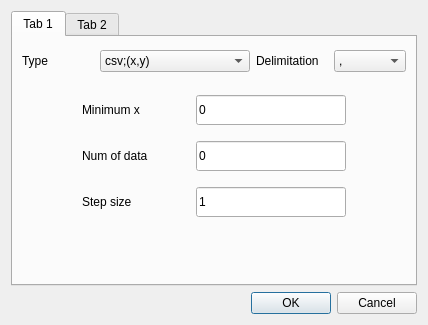
<?xml version="1.0" encoding="UTF-8"?>
<ui version="4.0">
 <class>Settings</class>
 <widget class="QDialog" name="Settings">
  <property name="geometry">
   <rect>
    <x>0</x>
    <y>0</y>
    <width>428</width>
    <height>325</height>
   </rect>
  </property>
  <property name="sizePolicy">
   <sizepolicy hsizetype="Fixed" vsizetype="Fixed">
    <horstretch>0</horstretch>
    <verstretch>0</verstretch>
   </sizepolicy>
  </property>
  <property name="windowTitle">
   <string>Dialog</string>
  </property>
  <layout class="QVBoxLayout" name="verticalLayout">
   <item>
    <widget class="QTabWidget" name="tabWidget">
     <property name="currentIndex">
      <number>0</number>
     </property>
     <widget class="QWidget" name="Data">
      <attribute name="title">
       <string>Tab 1</string>
      </attribute>
      <layout class="QVBoxLayout" name="verticalLayout_9">
       <item>
        <layout class="QVBoxLayout" name="verticalLayout_3">
         <item>
          <layout class="QHBoxLayout" name="horizontalLayout_4">
           <item>
            <widget class="QLabel" name="label_4">
             <property name="text">
              <string>Type</string>
             </property>
            </widget>
           </item>
           <item>
            <widget class="QComboBox" name="type">
             <property name="minimumSize">
              <size>
               <width>150</width>
               <height>20</height>
              </size>
             </property>
             <property name="toolTip">
              <string>data style of dataset</string>
             </property>
             <item>
              <property name="text">
               <string>csv;(x,y)</string>
              </property>
             </item>
             <item>
              <property name="text">
               <string>csv;(y)</string>
              </property>
             </item>
             <item>
              <property name="text">
               <string>txt;(x,y)</string>
              </property>
             </item>
             <item>
              <property name="text">
               <string>txt;(y)</string>
              </property>
             </item>
            </widget>
           </item>
           <item>
            <widget class="QLabel" name="label_5">
             <property name="minimumSize">
              <size>
               <width>0</width>
               <height>30</height>
              </size>
             </property>
             <property name="text">
              <string>Delimitation</string>
             </property>
            </widget>
           </item>
           <item>
            <widget class="QComboBox" name="delim">
             <property name="minimumSize">
              <size>
               <width>0</width>
               <height>20</height>
              </size>
             </property>
             <property name="toolTip">
              <string>only for txt; always '.' for csv </string>
             </property>
             <item>
              <property name="text">
               <string>,</string>
              </property>
             </item>
             <item>
              <property name="text">
               <string>/</string>
              </property>
             </item>
             <item>
              <property name="text">
               <string>\space</string>
              </property>
             </item>
             <item>
              <property name="text">
               <string>\tab</string>
              </property>
             </item>
            </widget>
           </item>
          </layout>
         </item>
         <item>
          <spacer name="verticalSpacer_3">
           <property name="orientation">
            <enum>Qt::Vertical</enum>
           </property>
           <property name="sizeHint" stdset="0">
            <size>
             <width>20</width>
             <height>13</height>
            </size>
           </property>
          </spacer>
         </item>
         <item>
          <layout class="QHBoxLayout" name="horizontalLayout_5">
           <item>
            <spacer name="horizontalSpacer_2">
             <property name="orientation">
              <enum>Qt::Horizontal</enum>
             </property>
             <property name="sizeHint" stdset="0">
              <size>
               <width>40</width>
               <height>20</height>
              </size>
             </property>
            </spacer>
           </item>
           <item>
            <layout class="QVBoxLayout" name="verticalLayout_2">
             <item>
              <layout class="QHBoxLayout" name="horizontalLayout">
               <item>
                <widget class="QLabel" name="label">
                 <property name="minimumSize">
                  <size>
                   <width>0</width>
                   <height>30</height>
                  </size>
                 </property>
                 <property name="text">
                  <string>Minimum x</string>
                 </property>
                </widget>
               </item>
               <item>
                <spacer name="horizontalSpacer_5">
                 <property name="orientation">
                  <enum>Qt::Horizontal</enum>
                 </property>
                 <property name="sizeHint" stdset="0">
                  <size>
                   <width>50</width>
                   <height>20</height>
                  </size>
                 </property>
                </spacer>
               </item>
               <item>
                <widget class="QLineEdit" name="startpoint">
                 <property name="minimumSize">
                  <size>
                   <width>150</width>
                   <height>30</height>
                  </size>
                 </property>
                 <property name="toolTip">
                  <string>the strart point of x axis; only for (y) data style</string>
                 </property>
                 <property name="text">
                  <string>0</string>
                 </property>
                </widget>
               </item>
              </layout>
             </item>
             <item>
              <spacer name="verticalSpacer">
               <property name="orientation">
                <enum>Qt::Vertical</enum>
               </property>
               <property name="sizeHint" stdset="0">
                <size>
                 <width>20</width>
                 <height>10</height>
                </size>
               </property>
              </spacer>
             </item>
             <item>
              <layout class="QHBoxLayout" name="horizontalLayout_2">
               <item>
                <widget class="QLabel" name="label_2">
                 <property name="minimumSize">
                  <size>
                   <width>0</width>
                   <height>30</height>
                  </size>
                 </property>
                 <property name="text">
                  <string>Num of data</string>
                 </property>
                </widget>
               </item>
               <item>
                <spacer name="horizontalSpacer_4">
                 <property name="orientation">
                  <enum>Qt::Horizontal</enum>
                 </property>
                 <property name="sizeHint" stdset="0">
                  <size>
                   <width>40</width>
                   <height>20</height>
                  </size>
                 </property>
                </spacer>
               </item>
               <item>
                <widget class="QLineEdit" name="numofdata">
                 <property name="minimumSize">
                  <size>
                   <width>150</width>
                   <height>30</height>
                  </size>
                 </property>
                 <property name="toolTip">
                  <string>optional, if default will automatically adjust to the first loaded dataset ;only for (y) data style</string>
                 </property>
                 <property name="text">
                  <string>0</string>
                 </property>
                </widget>
               </item>
              </layout>
             </item>
             <item>
              <spacer name="verticalSpacer_2">
               <property name="orientation">
                <enum>Qt::Vertical</enum>
               </property>
               <property name="sizeHint" stdset="0">
                <size>
                 <width>20</width>
                 <height>10</height>
                </size>
               </property>
              </spacer>
             </item>
             <item>
              <layout class="QHBoxLayout" name="horizontalLayout_3">
               <item>
                <widget class="QLabel" name="label_3">
                 <property name="minimumSize">
                  <size>
                   <width>0</width>
                   <height>30</height>
                  </size>
                 </property>
                 <property name="text">
                  <string>Step size </string>
                 </property>
                </widget>
               </item>
               <item>
                <spacer name="horizontalSpacer">
                 <property name="orientation">
                  <enum>Qt::Horizontal</enum>
                 </property>
                 <property name="sizeHint" stdset="0">
                  <size>
                   <width>50</width>
                   <height>20</height>
                  </size>
                 </property>
                </spacer>
               </item>
               <item>
                <widget class="QLineEdit" name="stepsize">
                 <property name="minimumSize">
                  <size>
                   <width>150</width>
                   <height>30</height>
                  </size>
                 </property>
                 <property name="toolTip">
                  <string>the step size for dataset; only for (y) data style</string>
                 </property>
                 <property name="text">
                  <string>1</string>
                 </property>
                </widget>
               </item>
              </layout>
             </item>
            </layout>
           </item>
           <item>
            <spacer name="horizontalSpacer_3">
             <property name="orientation">
              <enum>Qt::Horizontal</enum>
             </property>
             <property name="sizeHint" stdset="0">
              <size>
               <width>40</width>
               <height>20</height>
              </size>
             </property>
            </spacer>
           </item>
          </layout>
         </item>
        </layout>
       </item>
       <item>
        <spacer name="verticalSpacer_11">
         <property name="orientation">
          <enum>Qt::Vertical</enum>
         </property>
         <property name="sizeHint" stdset="0">
          <size>
           <width>20</width>
           <height>10</height>
          </size>
         </property>
        </spacer>
       </item>
      </layout>
     </widget>
     <widget class="QWidget" name="Save">
      <attribute name="title">
       <string>Tab 2</string>
      </attribute>
      <layout class="QVBoxLayout" name="verticalLayout_6">
       <item>
        <layout class="QHBoxLayout" name="horizontalLayout_10">
         <item>
          <widget class="QLabel" name="label_10">
           <property name="minimumSize">
            <size>
             <width>30</width>
             <height>0</height>
            </size>
           </property>
           <property name="text">
            <string>Plot</string>
           </property>
          </widget>
         </item>
         <item>
          <spacer name="horizontalSpacer_10">
           <property name="orientation">
            <enum>Qt::Horizontal</enum>
           </property>
           <property name="sizeHint" stdset="0">
            <size>
             <width>40</width>
             <height>20</height>
            </size>
           </property>
          </spacer>
         </item>
        </layout>
       </item>
       <item>
        <layout class="QHBoxLayout" name="horizontalLayout_12">
         <item>
          <spacer name="horizontalSpacer_8">
           <property name="orientation">
            <enum>Qt::Horizontal</enum>
           </property>
           <property name="sizeHint" stdset="0">
            <size>
             <width>40</width>
             <height>20</height>
            </size>
           </property>
          </spacer>
         </item>
         <item>
          <layout class="QHBoxLayout" name="horizontalLayout_11">
           <item>
            <layout class="QVBoxLayout" name="verticalLayout_4">
             <item>
              <layout class="QHBoxLayout" name="horizontalLayout_6">
               <item>
                <widget class="QLabel" name="label_6">
                 <property name="text">
                  <string>width</string>
                 </property>
                </widget>
               </item>
               <item>
                <spacer name="horizontalSpacer_12">
                 <property name="orientation">
                  <enum>Qt::Horizontal</enum>
                 </property>
                 <property name="sizeHint" stdset="0">
                  <size>
                   <width>40</width>
                   <height>20</height>
                  </size>
                 </property>
                </spacer>
               </item>
               <item>
                <widget class="QLineEdit" name="width">
                 <property name="minimumSize">
                  <size>
                   <width>100</width>
                   <height>0</height>
                  </size>
                 </property>
                 <property name="maximumSize">
                  <size>
                   <width>100</width>
                   <height>16777215</height>
                  </size>
                 </property>
                </widget>
               </item>
              </layout>
             </item>
             <item>
              <layout class="QHBoxLayout" name="horizontalLayout_15">
               <item>
                <widget class="QLabel" name="label_12">
                 <property name="text">
                  <string>height</string>
                 </property>
                </widget>
               </item>
               <item>
                <spacer name="horizontalSpacer_13">
                 <property name="orientation">
                  <enum>Qt::Horizontal</enum>
                 </property>
                 <property name="sizeHint" stdset="0">
                  <size>
                   <width>40</width>
                   <height>20</height>
                  </size>
                 </property>
                </spacer>
               </item>
               <item>
                <widget class="QLineEdit" name="height">
                 <property name="sizePolicy">
                  <sizepolicy hsizetype="Fixed" vsizetype="Fixed">
                   <horstretch>0</horstretch>
                   <verstretch>0</verstretch>
                  </sizepolicy>
                 </property>
                 <property name="minimumSize">
                  <size>
                   <width>100</width>
                   <height>0</height>
                  </size>
                 </property>
                 <property name="maximumSize">
                  <size>
                   <width>100</width>
                   <height>16777215</height>
                  </size>
                 </property>
                </widget>
               </item>
              </layout>
             </item>
             <item>
              <layout class="QHBoxLayout" name="horizontalLayout_7">
               <item>
                <widget class="QLabel" name="label_7">
                 <property name="text">
                  <string>resolution</string>
                 </property>
                </widget>
               </item>
               <item>
                <spacer name="horizontalSpacer_14">
                 <property name="orientation">
                  <enum>Qt::Horizontal</enum>
                 </property>
                 <property name="sizeHint" stdset="0">
                  <size>
                   <width>40</width>
                   <height>20</height>
                  </size>
                 </property>
                </spacer>
               </item>
               <item>
                <widget class="QLineEdit" name="resolution">
                 <property name="sizePolicy">
                  <sizepolicy hsizetype="Fixed" vsizetype="Fixed">
                   <horstretch>0</horstretch>
                   <verstretch>0</verstretch>
                  </sizepolicy>
                 </property>
                 <property name="minimumSize">
                  <size>
                   <width>100</width>
                   <height>0</height>
                  </size>
                 </property>
                 <property name="maximumSize">
                  <size>
                   <width>100</width>
                   <height>16777215</height>
                  </size>
                 </property>
                </widget>
               </item>
              </layout>
             </item>
            </layout>
           </item>
           <item>
            <spacer name="horizontalSpacer_7">
             <property name="orientation">
              <enum>Qt::Horizontal</enum>
             </property>
             <property name="sizeHint" stdset="0">
              <size>
               <width>40</width>
               <height>20</height>
              </size>
             </property>
            </spacer>
           </item>
           <item>
            <layout class="QVBoxLayout" name="verticalLayout_5">
             <item>
              <spacer name="verticalSpacer_5">
               <property name="orientation">
                <enum>Qt::Vertical</enum>
               </property>
               <property name="sizeHint" stdset="0">
                <size>
                 <width>20</width>
                 <height>20</height>
                </size>
               </property>
              </spacer>
             </item>
             <item>
              <widget class="QCheckBox" name="keep_scale">
               <property name="text">
                <string>keep size ratio</string>
               </property>
              </widget>
             </item>
             <item>
              <spacer name="verticalSpacer_6">
               <property name="orientation">
                <enum>Qt::Vertical</enum>
               </property>
               <property name="sizeHint" stdset="0">
                <size>
                 <width>20</width>
                 <height>20</height>
                </size>
               </property>
              </spacer>
             </item>
            </layout>
           </item>
          </layout>
         </item>
         <item>
          <spacer name="horizontalSpacer_9">
           <property name="orientation">
            <enum>Qt::Horizontal</enum>
           </property>
           <property name="sizeHint" stdset="0">
            <size>
             <width>40</width>
             <height>20</height>
            </size>
           </property>
          </spacer>
         </item>
        </layout>
       </item>
       <item>
        <spacer name="verticalSpacer_7">
         <property name="orientation">
          <enum>Qt::Vertical</enum>
         </property>
         <property name="sizeHint" stdset="0">
          <size>
           <width>17</width>
           <height>2</height>
          </size>
         </property>
        </spacer>
       </item>
       <item>
        <widget class="Line" name="line">
         <property name="orientation">
          <enum>Qt::Horizontal</enum>
         </property>
        </widget>
       </item>
       <item>
        <layout class="QVBoxLayout" name="verticalLayout_7">
         <item>
          <layout class="QHBoxLayout" name="horizontalLayout_13">
           <item>
            <widget class="QLabel" name="label_11">
             <property name="text">
              <string>Dataset</string>
             </property>
            </widget>
           </item>
           <item>
            <spacer name="horizontalSpacer_11">
             <property name="orientation">
              <enum>Qt::Horizontal</enum>
             </property>
             <property name="sizeHint" stdset="0">
              <size>
               <width>40</width>
               <height>20</height>
              </size>
             </property>
            </spacer>
           </item>
          </layout>
         </item>
         <item>
          <layout class="QHBoxLayout" name="horizontalLayout_14">
           <item>
            <layout class="QHBoxLayout" name="horizontalLayout_8">
             <item>
              <widget class="QLabel" name="label_9">
               <property name="text">
                <string>Type</string>
               </property>
              </widget>
             </item>
             <item>
              <widget class="QComboBox" name="type_2">
               <property name="minimumSize">
                <size>
                 <width>150</width>
                 <height>20</height>
                </size>
               </property>
               <property name="toolTip">
                <string>data style of dataset</string>
               </property>
               <item>
                <property name="text">
                 <string>csv;(x,y)</string>
                </property>
               </item>
               <item>
                <property name="text">
                 <string>csv;(y)</string>
                </property>
               </item>
               <item>
                <property name="text">
                 <string>txt;(x,y)</string>
                </property>
               </item>
               <item>
                <property name="text">
                 <string>txt;(y)</string>
                </property>
               </item>
              </widget>
             </item>
            </layout>
           </item>
           <item>
            <spacer name="horizontalSpacer_6">
             <property name="orientation">
              <enum>Qt::Horizontal</enum>
             </property>
             <property name="sizeHint" stdset="0">
              <size>
               <width>20</width>
               <height>20</height>
              </size>
             </property>
            </spacer>
           </item>
           <item>
            <layout class="QHBoxLayout" name="horizontalLayout_9">
             <item>
              <widget class="QLabel" name="label_8">
               <property name="minimumSize">
                <size>
                 <width>0</width>
                 <height>30</height>
                </size>
               </property>
               <property name="text">
                <string>Delimination</string>
               </property>
              </widget>
             </item>
             <item>
              <widget class="QComboBox" name="delim_2">
               <property name="minimumSize">
                <size>
                 <width>0</width>
                 <height>20</height>
                </size>
               </property>
               <property name="toolTip">
                <string>only for txt; always '.' for csv </string>
               </property>
               <item>
                <property name="text">
                 <string>,</string>
                </property>
               </item>
               <item>
                <property name="text">
                 <string>/</string>
                </property>
               </item>
               <item>
                <property name="text">
                 <string>\space</string>
                </property>
               </item>
               <item>
                <property name="text">
                 <string>\tab</string>
                </property>
               </item>
              </widget>
             </item>
            </layout>
           </item>
          </layout>
         </item>
         <item>
          <spacer name="verticalSpacer_9">
           <property name="orientation">
            <enum>Qt::Vertical</enum>
           </property>
           <property name="sizeHint" stdset="0">
            <size>
             <width>20</width>
             <height>20</height>
            </size>
           </property>
          </spacer>
         </item>
        </layout>
       </item>
      </layout>
     </widget>
    </widget>
   </item>
   <item>
    <widget class="QDialogButtonBox" name="buttonBox">
     <property name="orientation">
      <enum>Qt::Horizontal</enum>
     </property>
     <property name="standardButtons">
      <set>QDialogButtonBox::Cancel|QDialogButtonBox::Ok</set>
     </property>
    </widget>
   </item>
  </layout>
 </widget>
 <resources/>
 <connections>
  <connection>
   <sender>buttonBox</sender>
   <signal>accepted()</signal>
   <receiver>Settings</receiver>
   <slot>accept()</slot>
   <hints>
    <hint type="sourcelabel">
     <x>248</x>
     <y>254</y>
    </hint>
    <hint type="destinationlabel">
     <x>157</x>
     <y>274</y>
    </hint>
   </hints>
  </connection>
  <connection>
   <sender>buttonBox</sender>
   <signal>rejected()</signal>
   <receiver>Settings</receiver>
   <slot>reject()</slot>
   <hints>
    <hint type="sourcelabel">
     <x>316</x>
     <y>260</y>
    </hint>
    <hint type="destinationlabel">
     <x>286</x>
     <y>274</y>
    </hint>
   </hints>
  </connection>
 </connections>
</ui>
